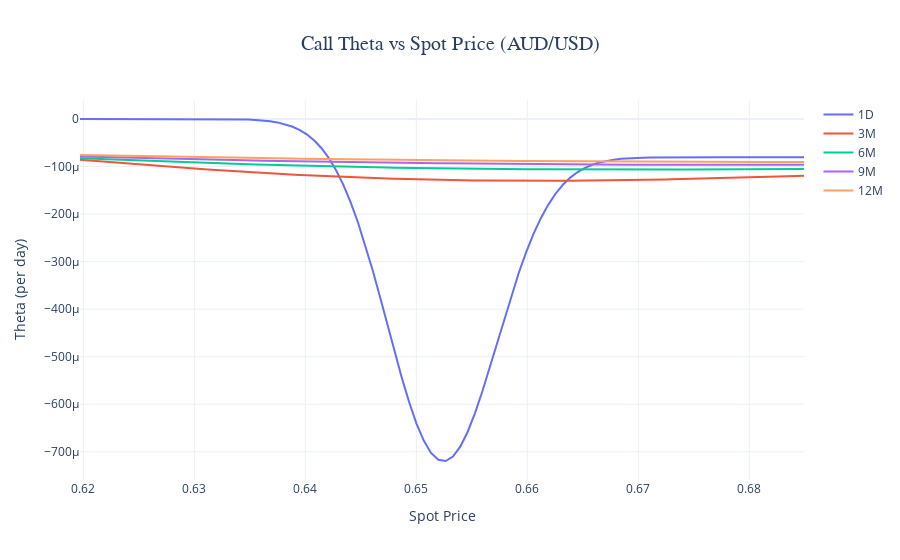

The code cell stored with this chart in its notebook:
### Markdown cell above
#### 4) Theta vs. Spot

### Code cell
# Call Theta vs Spot Price

fig = go.Figure()

for label, tau in d.items():
    thetas = []
    for s in x:
        opt = BS(s, strike, rate, tau, vol)
        thetas.append(opt.call_theta)  # 单位是 per day

    fig.add_trace(go.Scatter(
        x=x,
        y=thetas,
        mode='lines',
        name=f"{label}"
    ))

fig.update_layout(
    title=dict(
        text='Call Theta vs Spot Price (AUD/USD)',
        x=0.5,
        xanchor='center',
        font=dict(size=20, family='Arial Black')
    ),
    xaxis_title="Spot Price",
    yaxis_title="Theta (per day)",
    template="plotly_white"
)

fig.show()
